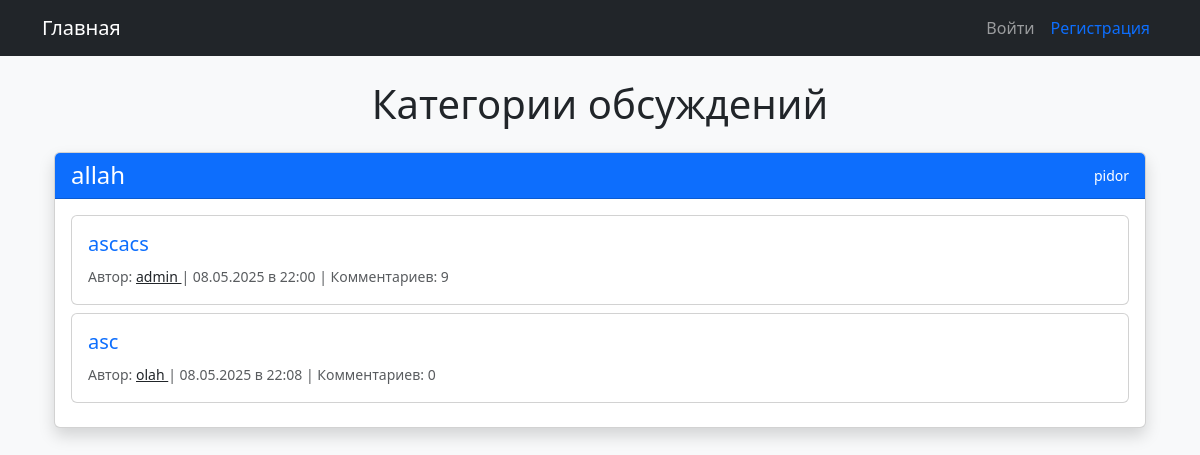
The page / on the database its author committed.
### app.py (models this page shows, shortened)
class Category(db.Model):
    id = db.Column(db.Integer, primary_key=True)
    name = db.Column(db.String(128), unique=True)
    description = db.Column(db.String(256))
    topics = db.relationship('Topic', backref='category', lazy='dynamic')

class Topic(db.Model):
    id = db.Column(db.Integer, primary_key=True)
    title = db.Column(db.String(128))
    content = db.Column(db.Text)
    created_at = db.Column(db.DateTime, default=datetime.utcnow)
    user_id = db.Column(db.Integer, db.ForeignKey('user.id'))
    category_id = db.Column(db.Integer, db.ForeignKey('category.id'))
    comments = db.relationship('Comment', backref='topic', lazy='dynamic')

class User(UserMixin, db.Model):
    id = db.Column(db.Integer, primary_key=True)
    username = db.Column(db.String(64), index=True, unique=True)
    password_hash = db.Column(db.String(128))
    role = db.Column(db.String(32), default='user')
    avatar = db.Column(db.String(128))
    banned = db.Column(db.Boolean, default=False)
    muted = db.Column(db.Boolean, default=False)
    topics = db.relationship('Topic', backref='author', lazy='dynamic')
    comments = db.relationship('Comment', backref='author', lazy='dynamic')

### app.py (the view)
@app.route('/')
def index():
    categories = Category.query.all()
    return render_template('index.html', categories=categories)

### templates/index.html (shortened to what this page needs)
{% extends "base.html" %}
{% block content %}
<div class="container">
    <h1 class="mb-4 text-center">Категории обсуждений</h1>
    {% for category in categories %}
    <div class="card shadow mb-4">
        <div class="card-header bg-primary text-white">
            <div class="d-flex justify-content-between align-items-center">
                <h4 class="mb-0">{{ category.name }}</h4>
                <small>{{ category.description }}</small>
            </div>
        </div>
        <div class="card-body">
            {% for topic in category.topics %}
            <div class="topic-item card mb-2">
                <div class="card-body d-flex justify-content-between align-items-center">
                    <div>
                        <h5 class="card-title">
                            <a href="{{ url_for('topic', topic_id=topic.id) }}"
                               class="text-decoration-none">
                               {{ topic.title }}
                            </a>
                        </h5>
                        <small class="text-muted">
                            Автор:
                            <a href="{{ url_for('profile', user_id=topic.author.id) }}"
                               class="text-dark">
                               {{ topic.author.username }}
                            </a>
                            | {{ topic.created_at.strftime('%d.%m.%Y в %H:%M') }}
                            | Комментариев: {{ topic.comments.count() }}
                        </small>
                    </div>
                </div>
            </div>
            {% else %}
            <div class="alert alert-info">Пока нет тем в этой категории</div>
            {% endfor %}
        </div>
    </div>
    {% else %}
    <div class="alert alert-info">Пока нет категорий для обсуждений</div>
    {% endfor %}
</div>
{% endblock %}

### rows shown on the page
Category: name "allah", description "pidor"
Topic: title "ascacs", author.username "admin", created_at "08.05.2025 в 22:00", comments.count "9"
Topic: title "asc", author.username "olah", created_at "08.05.2025 в 22:08", comments.count "0"
